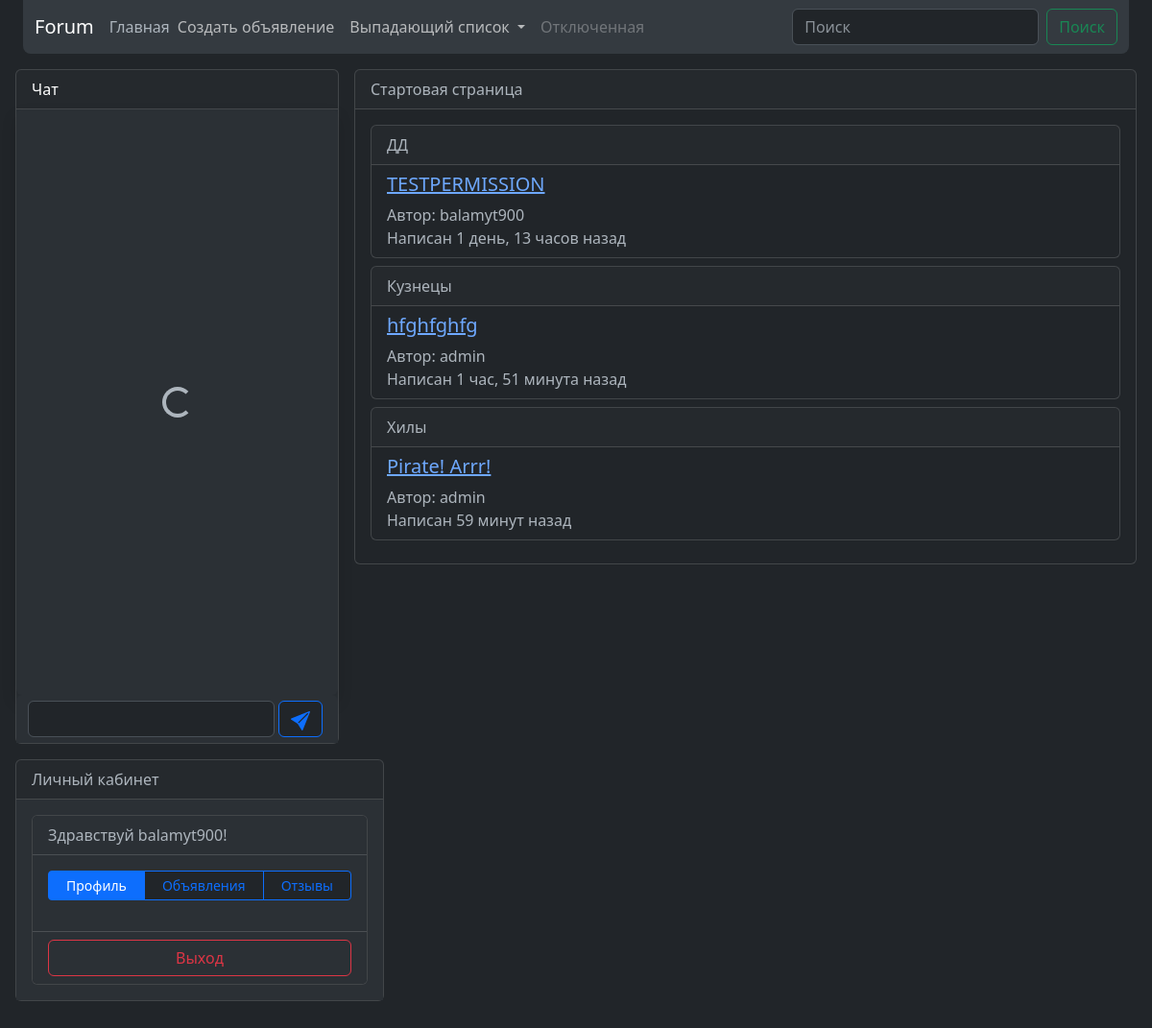
The page / (signed in) on the database its author committed.
### announcement/models.py (models this page shows, shortened)
class Announcement(models.Model):
    author = models.ForeignKey(User, on_delete=models.CASCADE)
    title = models.CharField(max_length=255, null=False)
    text = models.CharField(max_length=555, null=False)
    date = models.DateTimeField(default=time)
    category = models.ForeignKey(Category, on_delete=models.CASCADE)
    class Meta:
        ordering = ('date', )

class Category(models.Model):
    name = models.CharField(max_length=50, null=False)

### main/views.py (the view)
# urls.py: path('', IndexView.as_view()),
class IndexView(ListView):
    model = Category
    template_name = 'index.html'
    def get_context_data(self, *, object_list=None, **kwargs):
        context = super().get_context_data(**kwargs)
        objects = Announcement.objects.all()[:10]
        cats = context['object_list']
        context['object_list'] = {}
        for cat in cats:
            context['object_list'][f'{cat.name}'] = []
            for obj in objects:
                if obj.category.name == cat.name:
                    context['object_list'][f'{cat.name}'].append(obj)
            if not context['object_list'][f'{cat.name}']:
                context['object_list'].pop(f'{cat.name}')
        return context

### templates/index.html
{% extends 'main.html' %}
{% block extra_head %}
{% load humanize %}
{% endblock %}
{% block body %}
<div class="card">
    <div class="card-header">Стартовая страница</div>
    <div class="card-body">
        {% for cat, objects in object_list.items %}
            <div class="card mb-2">
                <div class="card-header">{{ cat }}</div>
                <div class="group-list card-body py-2">
                    {% for obj in objects %}
                        <div class="group-list-item">
                            <a href="/announce/{{ obj.pk }}"><h5>{{ obj.title }}</h5></a>
                            Автор: {{ obj.author }}<br>
                            Написан {{ obj.date|timesince }} назад
                        </div>
                    {% endfor %}
                </div>
            </div>
        {% endfor %}
    </div>
</div>
{% endblock body %}

### templates/main.html (shortened to what this page needs)
<!DOCTYPE html>
<html lang="ru">
<head>
    <link href="https://cdn.jsdelivr.net/npm/bootstrap@5.3.0-alpha3/dist/css/bootstrap.min.css" rel="stylesheet">
    {% load static %}
</head>
<body class="bg-body" data-bs-theme="dark">
<div class="px-4">
  <nav class="navbar navbar-expand-lg rounded-bottom-3 bg-body-secondary">
  <div class="container-fluid">
    <div class="navbar-brand">Forum</div>
    <div class="nav-item"><a class="nav-link active" href="/">Главная</a></div>
    <div class="collapse navbar-collapse" id="collapse">
      <ul class="navbar-nav me-auto mb-2 mb-lg-0">
        <li class="nav-item">
          <a class="nav-link" href="/announce/new/">Создать объявление</a>
        </li>
        <li class="nav-item dropdown">
          <a class="nav-link dropdown-toggle" href="#" role="button" data-bs-toggle="dropdown" aria-expanded="false">
            Выпадающий список
          </a>
        </li>
        <li class="nav-item">
          <a class="nav-link disabled">Отключенная</a>
        </li>
      </ul>
      <form class="d-flex" role="search">{% csrf_token %}
        <input class="form-control me-2" type="search" placeholder="Поиск" aria-label="Поиск">
        <button class="btn btn-outline-success" type="submit">Поиск</button>
      </form>
    </div>
  </div>
</nav>
</div>
<div class="d-flex align-content-stretch flex-wrap mb-3 p-2">
  <div class="p-2 me-auto" style="min-width: 300px">
    <div class="card flex-nowrap">
      <div class="card-header  text-body-emphasis">Чат</div>
      <div class="card-body p-0">
        <div class="card-text bg-body-tertiary">
          <div id="chatbox" class="d-flex flex-column rounded shadow overflow-y-auto py-2" style="height: 610px">
            <div class="spinner-border m-auto" id="chat_spinner" role="status">
            </div>
          </div>
          <div>
            <form class="form-control d-flex border-0 bg-body-tertiary" id="new_message">
              <input class="form-control" name="text" id="new_message_text" type="text">
              <button class="btn btn-outline-primary w-40 h-50 mx-1 bg-body" type="submit">
              </button>
            </form>
          </div>
        </div>
      </div>
    </div>
    </div>
  <div class="p-2 flex-grow-1 flex-wrap w-50" style="min-width: 600px">{% block body %}{% endblock body %}</div>
  <div class="p-2" style="width: 400px">
    <div class="card flex-nowrap">
      <div class="card-header">Личный кабинет</div>
      <div class="card-body bg-body-tertiary" id="login_window">
        {% if not request.user.is_authenticated %}
          <form class="form-control bg-body-tertiary" id="login_form">
          <label for="login_email">Логин или E-mail адрес</label>
          <input class="form-control" id="login_email" name="login" type="text" required>
          <div class="invalid-feedback" id="login_errors"></div>
          <label for="password">Пароль</label>
          <input class="form-control" id="password" name="password" type="password" required>
          <div class="form-check">
            <input class="form-check-input" id="remember" name="remember" type="checkbox">
            <label class="form-check-label" for="remember">Запомнить меня</label>
          </div>
          <button class="btn btn-outline-primary my-2" style="width: 223px" type="submit">Авторизация</button>
            <a class="btn btn-outline-primary" href="/accounts/google/login/?process=login">
                    <svg xmlns="http://www.w3.org/2000/svg" width="20" height="20" fill="currentColor" class="bi bi-google" viewBox="0 0 16 16">
                      <path d="M15.545 6.558a9.42 9.42 0 0 1 .139 1.626c0 2.434-.87 4.492-2.384 5.885h.002C11.978 15.292 10.158 16 8 16A8 8 0 1 1 8 0a7.689 7.689 0 0 1 5.352 2.082l-2.284 2.284A4.347 4.347 0 0 0 8 3.166c-2.087 0-3.86 1.408-4.492 3.304a4.792 4.792 0 0 0 0 3.063h.003c.635 1.893 2.405 3.301 4.492 3.301 1.078 0 2.004-.276 2.722-.764h-.003a3.702 3.702 0 0 0 1.599-2.431H8v-3.08h7.545z"/>
                    </svg>
                </a>
          <h6>Еще нет аккаунта? <a href="{% url 'account_signup' %}">Регистрация</a></h6>
          <div class="alert alert-danger d-none" id="errors" role="alert"></div>
        </form>
       {% else %}
          <div class="card">
          <div class="card-header bg-body-tertiary">Здравствуй {{ request.user.username }}!</div>
          <div class="card-body bg-body-tertiary">
            <div class="d-flex flex-row mb-3 btn-group bg-body" role="group">
              <button class="btn btn-outline-primary btn-sm" id="profile_btn">Профиль</button>
              <button class="btn btn-outline-primary btn-sm" id="announce_btn">Объявления</button>
              <button class="btn btn-outline-primary btn-sm" id="reply_btn">Отзывы</button>
            </div>
          </div>
          <div class="card-footer d-grid gap-2 bg-body-tertiary">
            <button class="btn btn-outline-danger" id="logout_form">Выход</button>
          </div>
          </div>
       {% endif %}
      </div>
    </div>
  </div>
  </div>
</body>
</html>

### rows shown on the page
Announcement: name "ДД", title "TESTPERMISSION", author "balamyt900", date "1 день, 13 часов"
Announcement: name "Кузнецы", title "hfghfghfg", author "admin", date "1 час, 51 минута"
Announcement: name "Хилы", title "Pirate! Arrr!", author "admin", date "59 минут"

### other values the page prints
{{ request.user.username }} "balamyt900"
